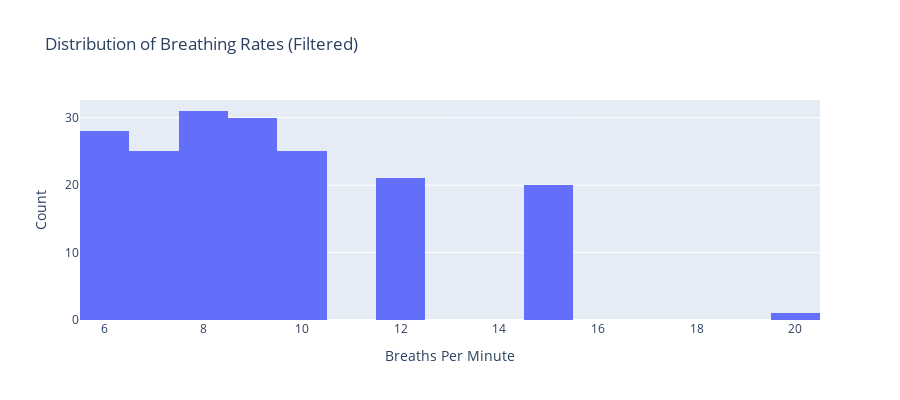

Notebook source saved alongside this figure:
### Markdown cell above
Now we can try to find the distance between the peaks to finally find the Breath Per Minute. There are a lot of bad peaks therefore peak diffs that won't correspond with an actual breath, so we should cutoff those.

### Code cell
# Calculate time differences between consecutive peaks
peak_time_diffs = np.diff(peak_times).astype('timedelta64[s]').astype(float)

# Filter out unrealistic breathing intervals
min_interval = 2
max_interval = 10

# Filter the intervals
valid_intervals = peak_time_diffs[(peak_time_diffs >= min_interval) & 
                                 (peak_time_diffs <= max_interval)]

# Convert to breaths per minute
valid_bpm = 60 / valid_intervals

# Create histogram of breathing rates centered on integers
bin_start = int(np.floor(np.min(valid_bpm))) - 0.5
bin_end = int(np.ceil(np.max(valid_bpm))) + 0.5
bin_size = 1.0

fig = go.Figure()
fig.add_trace(go.Histogram(
    x=valid_bpm,
    xbins=dict(start=bin_start, end=bin_end, size=bin_size),
    name="Breathing Rate Distribution"
))
fig.update_layout(
    title='Distribution of Breathing Rates (Filtered)',
    xaxis_title='Breaths Per Minute',
    yaxis_title='Count',
    height=400
)

fig.show()

# Print statistics
print(f"Original peaks detected: {len(peak_time_diffs)}")
print(f"Valid breathing intervals: {len(valid_intervals)}")
print(f"Filtered out: {len(peak_time_diffs) - len(valid_intervals)} intervals")
print(f"\nFiltered Breathing Rate Statistics:")
print(f"Average: {np.mean(valid_bpm):.1f} breaths/min")
print(f"Median: {np.median(valid_bpm):.1f} breaths/min")
print(f"Range: {np.min(valid_bpm):.1f} - {np.max(valid_bpm):.1f} breaths/min")
print(f"Standard deviation: {np.std(valid_bpm):.1f} breaths/min")

# Show time intervals for validation
print(f"\nTime intervals (seconds):")
print(f"Average: {np.mean(valid_intervals):.1f}s")
print(f"Range: {np.min(valid_intervals):.1f} - {np.max(valid_intervals):.1f}s")

### Figure 1 — Plotly figure (JSON) as saved in the notebook; plotly's stock layout.template omitted (floating-point values rounded to 4 significant figures; data arrays with more than 128 entries replaced by an {"elided": "..."} marker saying what was removed)
{"data": [{"name": "Breathing Rate Distribution", "type": "histogram", "x": {"elided": "181 float values"}, "xbins": {"end": 20.5, "size": 1, "start": 5.5}}], "layout": {"height": 400, "title": {"text": "Distribution of Breathing Rates (Filtered)"}, "xaxis": {"title": {"text": "Breaths Per Minute"}}, "yaxis": {"title": {"text": "Count"}}}}
